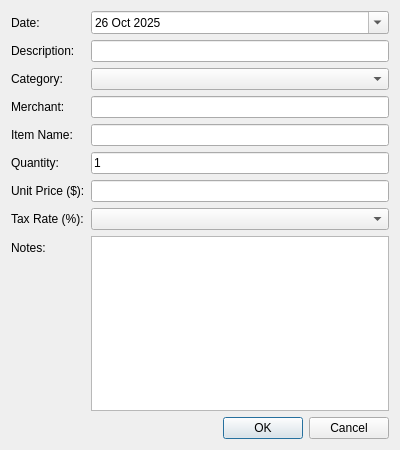
<?xml version="1.0" encoding="UTF-8"?>
<ui version="4.0">
 <class>AddExpenseDetailWindow</class>
 <widget class="QDialog" name="AddExpenseDetailWindow">
  <property name="geometry">
   <rect><x>0</x><y>0</y><width>400</width><height>450</height></rect>
  </property>
  <property name="windowTitle"><string>Add Expense Detail</string></property>
  <layout class="QVBoxLayout" name="verticalLayout">
   <item>
    <layout class="QFormLayout" name="formLayout">
     <!-- Rows: dateEdit, descriptionEdit, categoryComboBox, merchantEdit, itemNameEdit, quantityEdit, unitPriceEdit, taxRateComboBox, notesEdit -->
     <item row="0" column="0"><widget class="QLabel" name="dateLabel"><property name="text"><string>Date:</string></property></widget></item>
     <item row="0" column="1"><widget class="QDateEdit" name="dateEdit"><property name="calendarPopup"><bool>true</bool></property><property name="date"><date><year>2025</year><month>10</month><day>26</day></date></property></widget></item>
     <item row="1" column="0"><widget class="QLabel" name="descriptionLabel"><property name="text"><string>Description:</string></property></widget></item>
     <item row="1" column="1"><widget class="QLineEdit" name="descriptionEdit"/></item>
     <item row="2" column="0"><widget class="QLabel" name="categoryLabel"><property name="text"><string>Category:</string></property></widget></item>
     <item row="2" column="1"><widget class="QComboBox" name="categoryComboBox"/></item>
     <item row="3" column="0"><widget class="QLabel" name="merchantLabel"><property name="text"><string>Merchant:</string></property></widget></item>
     <item row="3" column="1"><widget class="QLineEdit" name="merchantEdit"/></item>
     <item row="4" column="0"><widget class="QLabel" name="itemNameLabel"><property name="text"><string>Item Name:</string></property></widget></item>
     <item row="4" column="1"><widget class="QLineEdit" name="itemNameEdit"/></item>
     <item row="5" column="0"><widget class="QLabel" name="quantityLabel"><property name="text"><string>Quantity:</string></property></widget></item>
     <item row="5" column="1"><widget class="QLineEdit" name="quantityEdit"><property name="text"><string>1</string></property></widget></item>
     <item row="6" column="0"><widget class="QLabel" name="unitPriceLabel"><property name="text"><string>Unit Price ($):</string></property></widget></item>
     <item row="6" column="1"><widget class="QLineEdit" name="unitPriceEdit"/></item>
     <item row="7" column="0"><widget class="QLabel" name="taxRateLabel"><property name="text"><string>Tax Rate (%):</string></property></widget></item>
     <item row="7" column="1"><widget class="QComboBox" name="taxRateComboBox"/></item>
     <item row="8" column="0"><widget class="QLabel" name="notesLabel"><property name="text"><string>Notes:</string></property></widget></item>
     <item row="8" column="1"><widget class="QTextEdit" name="notesEdit"/></item>
    </layout>
   </item>
   <item>
    <widget class="QDialogButtonBox" name="buttonBox">
     <property name="standardButtons"><set>QDialogButtonBox::Cancel|QDialogButtonBox::Ok</set></property>
    </widget>
   </item>
  </layout>
 </widget>
 <resources/>
 <connections>
  <connection><sender>buttonBox</sender><signal>accepted()</signal><receiver>AddExpenseDetailWindow</receiver><slot>accept()</slot></connection>
  <connection><sender>buttonBox</sender><signal>rejected()</signal><receiver>AddExpenseDetailWindow</receiver><slot>reject()</slot></connection>
 </connections>
</ui>
